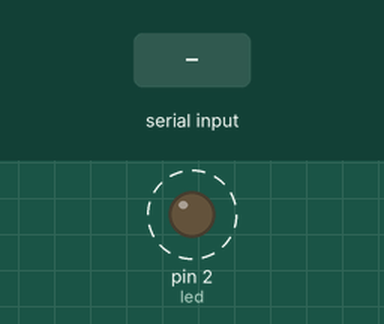
This program was run on a simulated MicroPython board. On the bench: output pins drawn as LEDs (lit = HIGH). Dashed ring = blinking. The test bench sets the inputs (shaded band). What the program prints to the serial console is not drawn.

Above: at 0.92 s.
1.3 s: "1" typed at the serial console, then Enter
Timing chart, 0 to 10.3 s (numbered marks = the images above; inputs shaded):
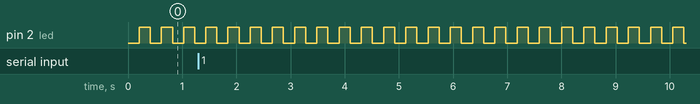

Measured:
- by itself, pin 2 (led): alternates HIGH for 0.21 s and LOW for 0.21 s

The program:

Test1.py
```python
from select import poll, POLLIN
from sys import stdin, stdout
from utime import sleep_ms
from machine import Pin

pl = poll()
pl.register(stdin, POLLIN)

# we want a function that collects characters if they exist in the stdin stream.
# if the current character is a newline, echo the accumulated data back, and clear the result.

cmdBuf = ""
led = Pin(2, Pin.OUT)

def toggle(l):
    l.value(not l.value())

def reader():
    global cmdBuf
    while pl.poll(5): # there's something to read
        c = stdin.read(1)
        if c == "\n":
            res = cmdBuf
            cmdBuf = ""
            return res
        else:
            cmdBuf = cmdBuf + c
            print(cmdBuf)

while True:
    cmd = reader()
    if cmd:
        print("Command is", cmd)
    sleep_ms(200)
    toggle(led)
```
